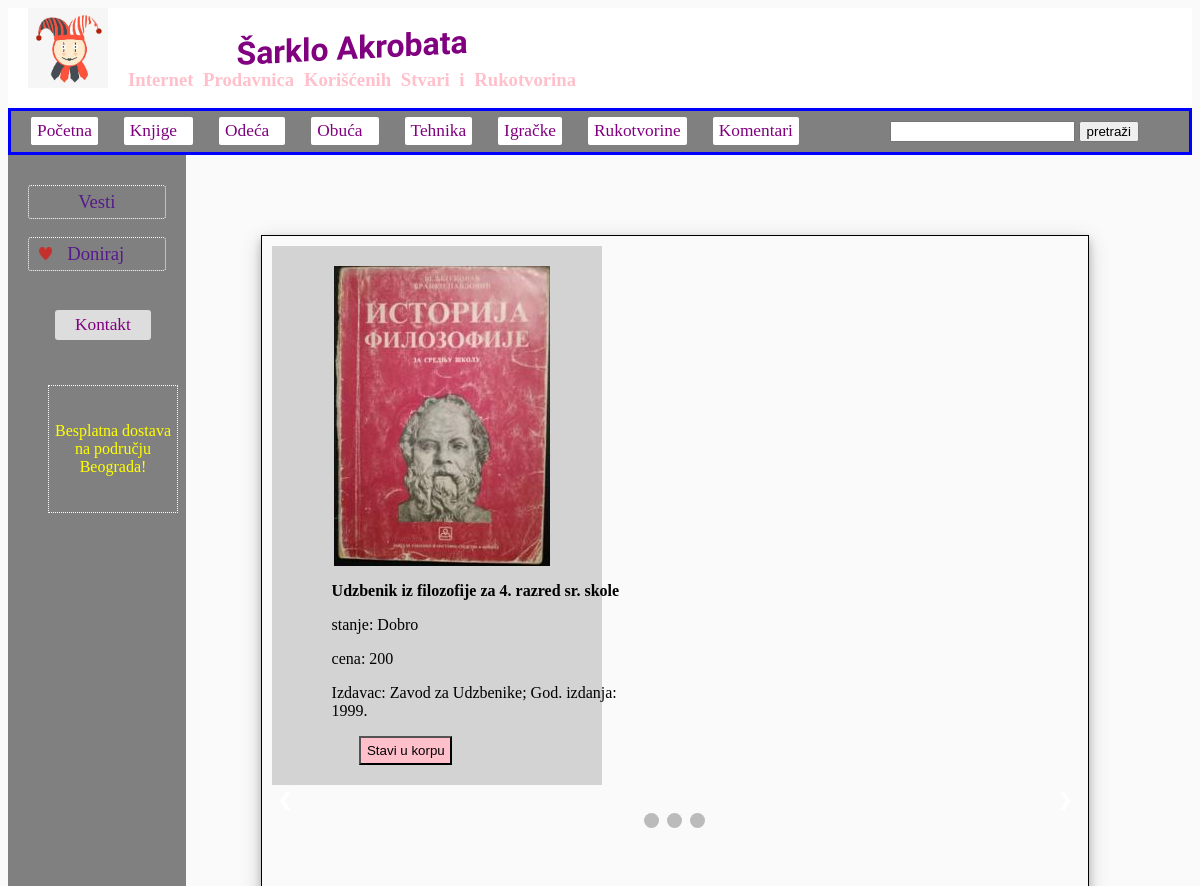
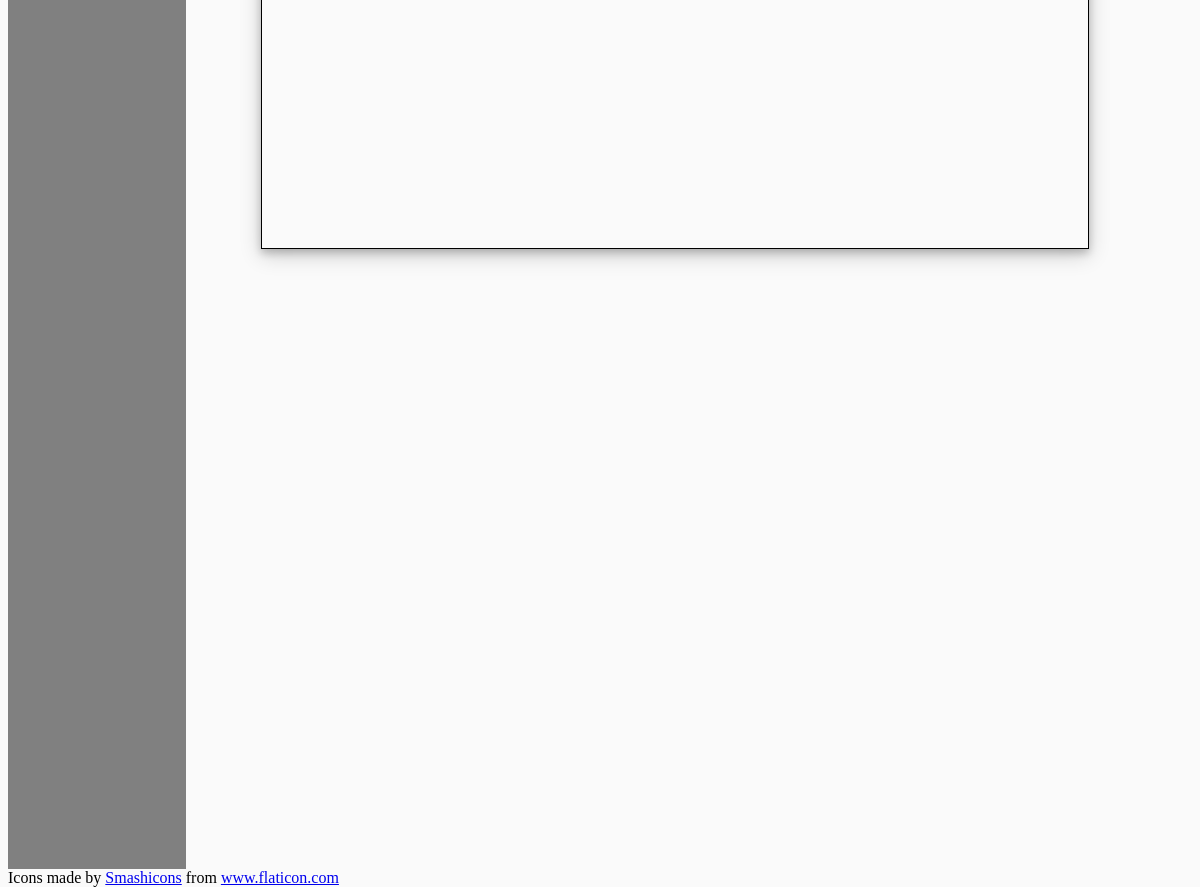
/oglas/1/, run on the app's committed database (2 pictures, top to bottom).
### sarklo/models.py (models this page shows, shortened)
class Oglas(models.Model):
    autor = models.ForeignKey(User, on_delete = models.CASCADE)
    slika = models.ImageField(default=None)
    naslov = models.CharField(max_length = 100)
    date = models.DateTimeField(default = timezone.now)
    ODECA_MUSKA = 'OM'
    OBUCA_MUSKA ='BM'
    ODECA_ZENSKA = 'OZ'
    OBUCA_ZENSKA ='BZ'
    KNJIGE_SKOLSKE = 'KS'
    KNJIGE_OSTALE = 'KO'
    IGRACKE = 'IG'
    TEHNIKA = 'TE'
    RUKOTVORINE = 'RK'
    IZBOR_KATEGORIJA = [(ODECA_MUSKA, 'Odeca Muska'),(ODECA_ZENSKA, 'Odeca Zenska'),
                        (OBUCA_MUSKA, 'Obuca Muska'),(OBUCA_ZENSKA, 'Obuca Zenska'),
                        (KNJIGE_SKOLSKE, 'Knjige Skolske'), (KNJIGE_OSTALE, 'Knjige Ostale'),
                        (IGRACKE, 'Igracke'), (TEHNIKA,'Tehnika'),
                        (RUKOTVORINE, 'Rukotvorine')]
    kategorija = models.CharField(max_length = 2, choices=IZBOR_KATEGORIJA, default=KNJIGE_SKOLSKE)
    stanje = models.CharField(max_length = 100)
    cena = models.IntegerField()
    opis = models.TextField(default= None)

### sarklo/views.py (the view)
# urls.py: url(r'^oglas/(?P<id>[0-9]+)/$', views.oglas_detalji, name="oglas_detalji"),
def oglas_detalji(request, id):
    oglas = get_object_or_404(Oglas, id = id)
    context = {'oglas': oglas}
    return render(request, "sarklo/oglas_detalji.html", context)

### sarklo/templates/sarklo/oglas_detalji.html (shortened to what this page needs)
{% extends "sarklo/layout.html" %}
{% load static %}
{% block content %}
    <div style="width: 70%; height: 900px; border: 1px solid black; float: left; box-shadow: 0 4px 8px 0 rgba(0, 0, 0, 0.2), 0 6px 20px 0 rgba(0, 0, 0, 0.19); margin-left: 75px; margin-bottom: 50px; margin-top: 80px;">
        <div class="container">
            <div style="width: 320px; height: 300px;">
                <img src='{{ oglas.slika.url }}' style="display:block; margin-top: 10px; margin-right: auto; margin-left: auto;">
            </div>
            <div style="position: relative; left: 40px;">
                <p style="margin-left: 10px;"><strong>{{ oglas.naslov }}</strong></p>
                <p style="margin-left: 10px;">stanje: {{ oglas.stanje }}</p>
                <p style="margin-left: 10px;">cena: {{ oglas.cena }}</p>
                <p style="margin-left: 10px;">{{ oglas.opis }}</p>
            </div>
            <div style="width: 50%; margin: 0 auto;">
                <form method="POST">
                    <button style="width: 60%; height 15%; background-color: pink; padding: 5px;" type="submit">Stavi u korpu</button>
                </form>
            </div>
        </div>
        <div class="slideshow-container">
          <a class="prev" onclick="plusSlides(-1)">&#10094;</a>
          <a class="next" onclick="plusSlides(1)">&#10095;</a>
        </div>
        <br>
      <div style="text-align:center">
        <span class="dot" onclick="currentSlide(1)"></span>
        <span class="dot" onclick="currentSlide(2)"></span>
        <span class="dot" onclick="currentSlide(3)"></span>
      </div>
    </div>
{% endblock content %}

### sarklo/static/sarklo/style.css (style rules this page uses)
.container { padding: 10px; margin: 10px; background-color: lightgrey; width: 40%; height: 60%; }
* { box-sizing:border-box }
.slideshow-container { max-width: 1000px; position: relative; margin: auto; }
.prev, .next { cursor: pointer; position: absolute; top: 50%; width: auto; margin-top: -22px; padding: 16px; color: white; font-weight: bold; font-size: 18px; transition: 0.6s ease; border-radius: 0 3px 3px 0; user-select: none; }
.next { right: 0; border-radius: 3px 0 0 3px; }
.dot { cursor: pointer; height: 15px; width: 15px; margin: 0 2px; background-color: #bbb; border-radius: 50%; display: inline-block; transition: background-color 0.6s ease; }

### data on the page
Oglas: slika (picture), naslov "Udzbenik iz filozofije za 4. razred sr. skole", stanje "Dobro", cena "200", opis "Izdavac: Zavod za Udzbenike; God. izdanja: 1999."
